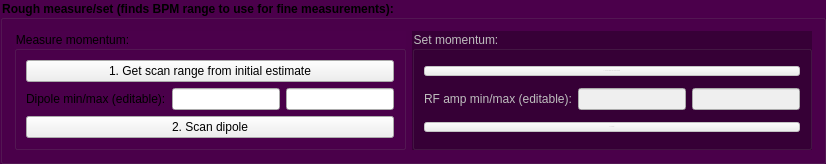
            <widget class="QGroupBox" name="groupBox_10">
             <property name="minimumSize">
              <size>
               <width>0</width>
               <height>137</height>
              </size>
             </property>
             <property name="font">
              <font>
               <weight>75</weight>
               <bold>true</bold>
              </font>
             </property>
             <property name="styleSheet">
              <string notr="true">QGroupBox{ background-color: rgb(75, 0, 75);}
QLabel{ background-color: rgba(0,0,0,0%);}
#QPushButton{ background-color: rgb(255, 255, 255);}</string>
             </property>
             <property name="title">
              <string>Rough measure/set (finds BPM range to use for fine measurements):</string>
             </property>
             <layout class="QHBoxLayout" name="horizontalLayout_7">
              <item>
               <widget class="QGroupBox" name="groupBox_8">
                <property name="font">
                 <font>
                  <weight>50</weight>
                  <bold>false</bold>
                 </font>
                </property>
                <property name="styleSheet">
                 <string notr="true">QGroupBox{ background-color: rgb(75, 0, 75);}
QLabel{ background-color: rgba(0,0,0,0%);}
#QPushButton{ background-color: rgb(255, 255, 255);}</string>
                </property>
                <property name="title">
                 <string>Measure momentum:</string>
                </property>
                <layout class="QGridLayout" name="gridLayout_7">
                 <item row="0" column="0" colspan="3">
                  <widget class="QPushButton" name="pushButton_roughGetCurrentRange">
                   <property name="text">
                    <string>1. Get scan range from initial estimate</string>
                   </property>
                   <property name="checked">
                    <bool>false</bool>
                   </property>
                  </widget>
                 </item>
                 <item row="1" column="0">
                  <widget class="QLabel" name="label_3">
                   <property name="text">
                    <string>Dipole min/max (editable):</string>
                   </property>
                  </widget>
                 </item>
                 <item row="1" column="1">
                  <widget class="QLineEdit" name="lineEdit_roughCurrentMin"/>
                 </item>
                 <item row="1" column="2">
                  <widget class="QLineEdit" name="lineEdit_roughCurrentMax"/>
                 </item>
                 <item row="2" column="0" colspan="3">
                  <widget class="QPushButton" name="pushButton_roughCentreC2VCurrent">
                   <property name="text">
                    <string>2. Scan dipole</string>
                   </property>
                   <property name="checked">
                    <bool>false</bool>
                   </property>
                  </widget>
                 </item>
                </layout>
               </widget>
              </item>
              <item>
               <widget class="QGroupBox" name="groupBox_11">
                <property name="enabled">
                 <bool>false</bool>
                </property>
                <property name="font">
                 <font>
                  <weight>50</weight>
                  <bold>false</bold>
                  <strikeout>false</strikeout>
                 </font>
                </property>
                <property name="styleSheet">
                 <string notr="true">QGroupBox{ background-color: rgb(55, 0, 55);}
QLabel{ background-color: rgba(0,0,0,0%);}
#QPushButton{ background-color: rgb(255, 255, 255);}</string>
                </property>
                <property name="title">
                 <string>Set momentum:</string>
                </property>
                <layout class="QGridLayout" name="gridLayout_6">
                 <item row="0" column="0" colspan="3">
                  <widget class="QPushButton" name="pushButton_roughGetRFRange">
                   <property name="enabled">
                    <bool>false</bool>
                   </property>
                   <property name="font">
                    <font>
                     <pointsize>-1</pointsize>
                    </font>
                   </property>
                   <property name="text">
                    <string>1. Get scan range from initial estimate</string>
                   </property>
                   <property name="checked">
                    <bool>false</bool>
                   </property>
                  </widget>
                 </item>
                 <item row="1" column="0">
                  <widget class="QLabel" name="label_8">
                   <property name="enabled">
                    <bool>false</bool>
                   </property>
                   <property name="font">
                    <font>
                     <strikeout>false</strikeout>
                    </font>
                   </property>
                   <property name="text">
                    <string>RF amp min/max (editable):</string>
                   </property>
                  </widget>
                 </item>
                 <item row="1" column="1">
                  <widget class="QLineEdit" name="lineEdit_roughRFMin">
                   <property name="enabled">
                    <bool>false</bool>
                   </property>
                  </widget>
                 </item>
                 <item row="1" column="2">
                  <widget class="QLineEdit" name="lineEdit_roughRFMax">
                   <property name="enabled">
                    <bool>false</bool>
                   </property>
                  </widget>
                 </item>
                 <item row="2" column="0" colspan="3">
                  <widget class="QPushButton" name="pushButton_roughCentreC2VRF">
                   <property name="enabled">
                    <bool>false</bool>
                   </property>
                   <property name="font">
                    <font>
                     <pointsize>-1</pointsize>
                    </font>
                   </property>
                   <property name="text">
                    <string>2. Scan RF</string>
                   </property>
                   <property name="checked">
                    <bool>false</bool>
                   </property>
                  </widget>
                 </item>
                </layout>
               </widget>
              </item>
             </layout>
            </widget>
